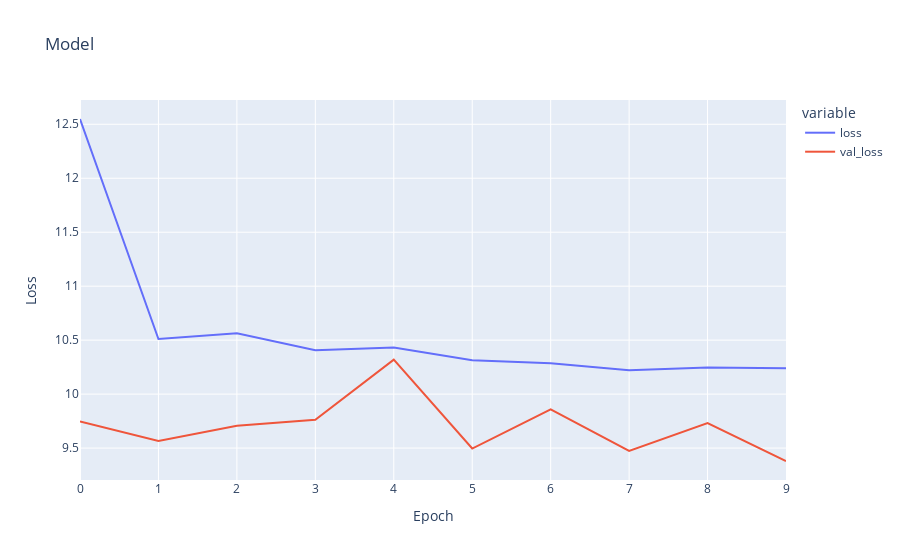

Notebook code for this chart:
### Code cell
show_plotly(history)

### Figure 1 — Plotly figure (JSON) as saved in the notebook; plotly's stock layout.template omitted (floating-point values rounded to 4 significant figures)
{"data": [{"hovertemplate": "variable=loss<br>Epoch=%{x}<br>Loss=%{y}<extra></extra>", "legendgroup": "loss", "line": {"color": "#636efa", "dash": "solid"}, "marker": {"symbol": "circle"}, "mode": "lines", "name": "loss", "orientation": "v", "showlegend": true, "type": "scatter", "x": [0, 1, 2, 3, 4, 5, 6, 7, 8, 9], "xaxis": "x", "y": [12.55, 10.51, 10.56, 10.41, 10.43, 10.31, 10.29, 10.22, 10.25, 10.24], "yaxis": "y"}, {"hovertemplate": "variable=val_loss<br>Epoch=%{x}<br>Loss=%{y}<extra></extra>", "legendgroup": "val_loss", "line": {"color": "#EF553B", "dash": "solid"}, "marker": {"symbol": "circle"}, "mode": "lines", "name": "val_loss", "orientation": "v", "showlegend": true, "type": "scatter", "x": [0, 1, 2, 3, 4, 5, 6, 7, 8, 9], "xaxis": "x", "y": [9.746, 9.566, 9.706, 9.761, 10.32, 9.496, 9.859, 9.473, 9.731, 9.38], "yaxis": "y"}], "layout": {"legend": {"title": {"text": "variable"}, "tracegroupgap": 0}, "title": {"text": "Model"}, "xaxis": {"anchor": "y", "domain": [0, 1], "title": {"text": "Epoch"}}, "yaxis": {"anchor": "x", "domain": [0, 1], "title": {"text": "Loss"}}}}
